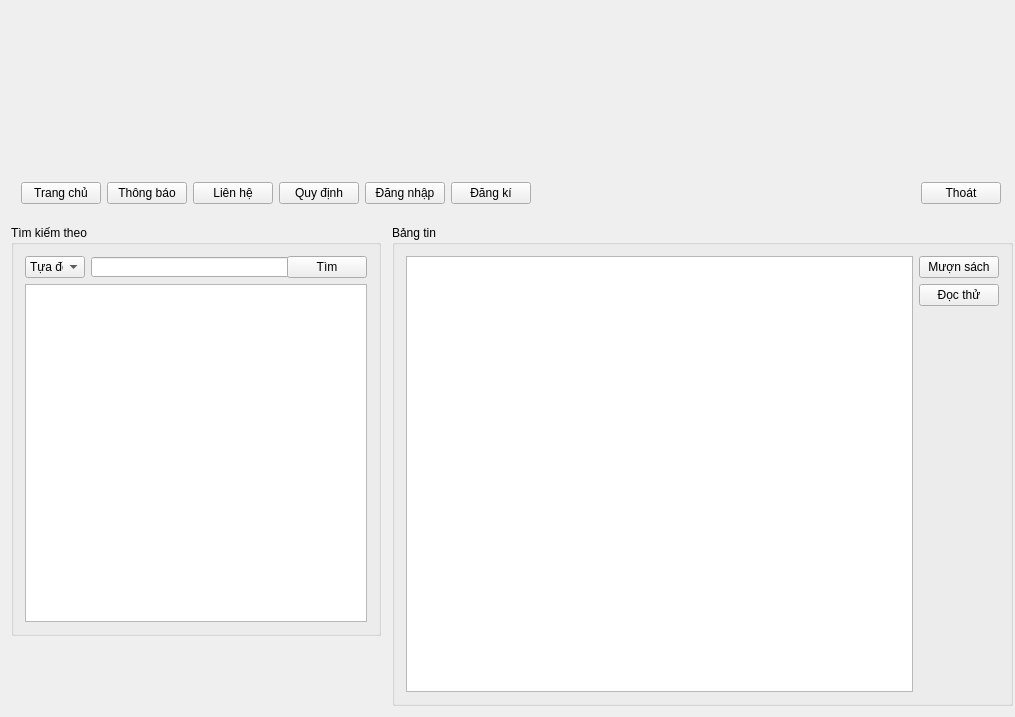
<?xml version="1.0" encoding="UTF-8"?>
<ui version="4.0">
 <class>MainWindow</class>
 <widget class="QMainWindow" name="MainWindow">
  <property name="geometry">
   <rect>
    <x>0</x>
    <y>0</y>
    <width>1015</width>
    <height>717</height>
   </rect>
  </property>
  <property name="windowTitle">
   <string>MainWindow</string>
  </property>
  <property name="windowIcon">
   <iconset resource="src.qrc">
    <normaloff>:/iconwindow.png</normaloff>:/iconwindow.png</iconset>
  </property>
  <property name="windowOpacity">
   <double>5.000000000000000</double>
  </property>
  <property name="styleSheet">
   <string notr="true"/>
  </property>
  <widget class="QWidget" name="centralWidget">
   <widget class="QGroupBox" name="groupBox">
    <property name="geometry">
     <rect>
      <x>11</x>
      <y>225</y>
      <width>370</width>
      <height>411</height>
     </rect>
    </property>
    <property name="title">
     <string>Tìm kiếm theo</string>
    </property>
    <layout class="QVBoxLayout" name="verticalLayout_3">
     <item>
      <layout class="QHBoxLayout" name="horizontalLayout_2">
       <item>
        <widget class="QComboBox" name="comboBox">
         <property name="maximumSize">
          <size>
           <width>60</width>
           <height>16777215</height>
          </size>
         </property>
         <item>
          <property name="text">
           <string>Tựa đề</string>
          </property>
         </item>
         <item>
          <property name="text">
           <string>Tác giả</string>
          </property>
         </item>
        </widget>
       </item>
       <item>
        <widget class="QLineEdit" name="lineEdit">
         <property name="minimumSize">
          <size>
           <width>201</width>
           <height>0</height>
          </size>
         </property>
         <property name="maximumSize">
          <size>
           <width>524</width>
           <height>20</height>
          </size>
         </property>
        </widget>
       </item>
       <item>
        <widget class="QPushButton" name="pushButton_11">
         <property name="text">
          <string>Tìm</string>
         </property>
        </widget>
       </item>
      </layout>
     </item>
     <item>
      <widget class="QListView" name="listView"/>
     </item>
    </layout>
   </widget>
   <widget class="QGroupBox" name="groupBox_2">
    <property name="geometry">
     <rect>
      <x>392</x>
      <y>225</y>
      <width>621</width>
      <height>481</height>
     </rect>
    </property>
    <property name="title">
     <string>Bảng tin</string>
    </property>
    <layout class="QHBoxLayout" name="horizontalLayout">
     <item>
      <widget class="QTableView" name="tableView"/>
     </item>
     <item>
      <layout class="QVBoxLayout" name="verticalLayout" stretch="0,0,0">
       <item>
        <widget class="QPushButton" name="pushButton_8">
         <property name="sizePolicy">
          <sizepolicy hsizetype="Preferred" vsizetype="Preferred">
           <horstretch>0</horstretch>
           <verstretch>0</verstretch>
          </sizepolicy>
         </property>
         <property name="text">
          <string>Mượn sách</string>
         </property>
        </widget>
       </item>
       <item>
        <widget class="QPushButton" name="pushButton_9">
         <property name="sizePolicy">
          <sizepolicy hsizetype="Preferred" vsizetype="Preferred">
           <horstretch>0</horstretch>
           <verstretch>0</verstretch>
          </sizepolicy>
         </property>
         <property name="text">
          <string>Đọc thử</string>
         </property>
        </widget>
       </item>
       <item>
        <spacer name="verticalSpacer">
         <property name="orientation">
          <enum>Qt::Vertical</enum>
         </property>
         <property name="sizeHint" stdset="0">
          <size>
           <width>20</width>
           <height>40</height>
          </size>
         </property>
        </spacer>
       </item>
      </layout>
     </item>
    </layout>
   </widget>
   <widget class="QWidget" name="">
    <property name="geometry">
     <rect>
      <x>10</x>
      <y>12</y>
      <width>1002</width>
      <height>203</height>
     </rect>
    </property>
    <layout class="QVBoxLayout" name="verticalLayout_2">
     <item>
      <widget class="QLabel" name="lbl">
       <property name="sizePolicy">
        <sizepolicy hsizetype="Expanding" vsizetype="Expanding">
         <horstretch>0</horstretch>
         <verstretch>0</verstretch>
        </sizepolicy>
       </property>
       <property name="text">
        <string/>
       </property>
       <property name="textFormat">
        <enum>Qt::PlainText</enum>
       </property>
       <property name="pixmap">
        <pixmap resource="src.qrc">:/sdh.png</pixmap>
       </property>
       <property name="scaledContents">
        <bool>true</bool>
       </property>
       <property name="wordWrap">
        <bool>false</bool>
       </property>
      </widget>
     </item>
     <item>
      <layout class="QHBoxLayout" name="horizontalLayout_4">
       <item>
        <widget class="QPushButton" name="pushButton">
         <property name="sizePolicy">
          <sizepolicy hsizetype="Preferred" vsizetype="Preferred">
           <horstretch>0</horstretch>
           <verstretch>0</verstretch>
          </sizepolicy>
         </property>
         <property name="text">
          <string>Trang chủ</string>
         </property>
        </widget>
       </item>
       <item>
        <widget class="QPushButton" name="pushButton_2">
         <property name="sizePolicy">
          <sizepolicy hsizetype="Preferred" vsizetype="Preferred">
           <horstretch>0</horstretch>
           <verstretch>0</verstretch>
          </sizepolicy>
         </property>
         <property name="text">
          <string>Thông báo</string>
         </property>
        </widget>
       </item>
       <item>
        <widget class="QPushButton" name="pushButton_3">
         <property name="sizePolicy">
          <sizepolicy hsizetype="Preferred" vsizetype="Preferred">
           <horstretch>0</horstretch>
           <verstretch>0</verstretch>
          </sizepolicy>
         </property>
         <property name="text">
          <string>Liên hệ</string>
         </property>
        </widget>
       </item>
       <item>
        <widget class="QPushButton" name="pushButton_4">
         <property name="sizePolicy">
          <sizepolicy hsizetype="Preferred" vsizetype="Preferred">
           <horstretch>0</horstretch>
           <verstretch>0</verstretch>
          </sizepolicy>
         </property>
         <property name="text">
          <string>Quy định</string>
         </property>
        </widget>
       </item>
       <item>
        <widget class="QPushButton" name="pushButton_5">
         <property name="sizePolicy">
          <sizepolicy hsizetype="Preferred" vsizetype="Preferred">
           <horstretch>0</horstretch>
           <verstretch>0</verstretch>
          </sizepolicy>
         </property>
         <property name="text">
          <string>Đăng nhập</string>
         </property>
        </widget>
       </item>
       <item>
        <widget class="QPushButton" name="pushButton_6">
         <property name="sizePolicy">
          <sizepolicy hsizetype="Preferred" vsizetype="Preferred">
           <horstretch>0</horstretch>
           <verstretch>0</verstretch>
          </sizepolicy>
         </property>
         <property name="text">
          <string>Đăng kí</string>
         </property>
        </widget>
       </item>
       <item>
        <spacer name="horizontalSpacer">
         <property name="orientation">
          <enum>Qt::Horizontal</enum>
         </property>
         <property name="sizeHint" stdset="0">
          <size>
           <width>40</width>
           <height>20</height>
          </size>
         </property>
        </spacer>
       </item>
       <item>
        <widget class="QPushButton" name="pushButton_7">
         <property name="text">
          <string>Thoát</string>
         </property>
        </widget>
       </item>
      </layout>
     </item>
    </layout>
   </widget>
   <zorder>groupBox_2</zorder>
   <zorder>groupBox</zorder>
  </widget>
 </widget>
 <layoutdefault spacing="6" margin="11"/>
 <resources>
  <include location="src.qrc"/>
 </resources>
 <connections/>
</ui>
